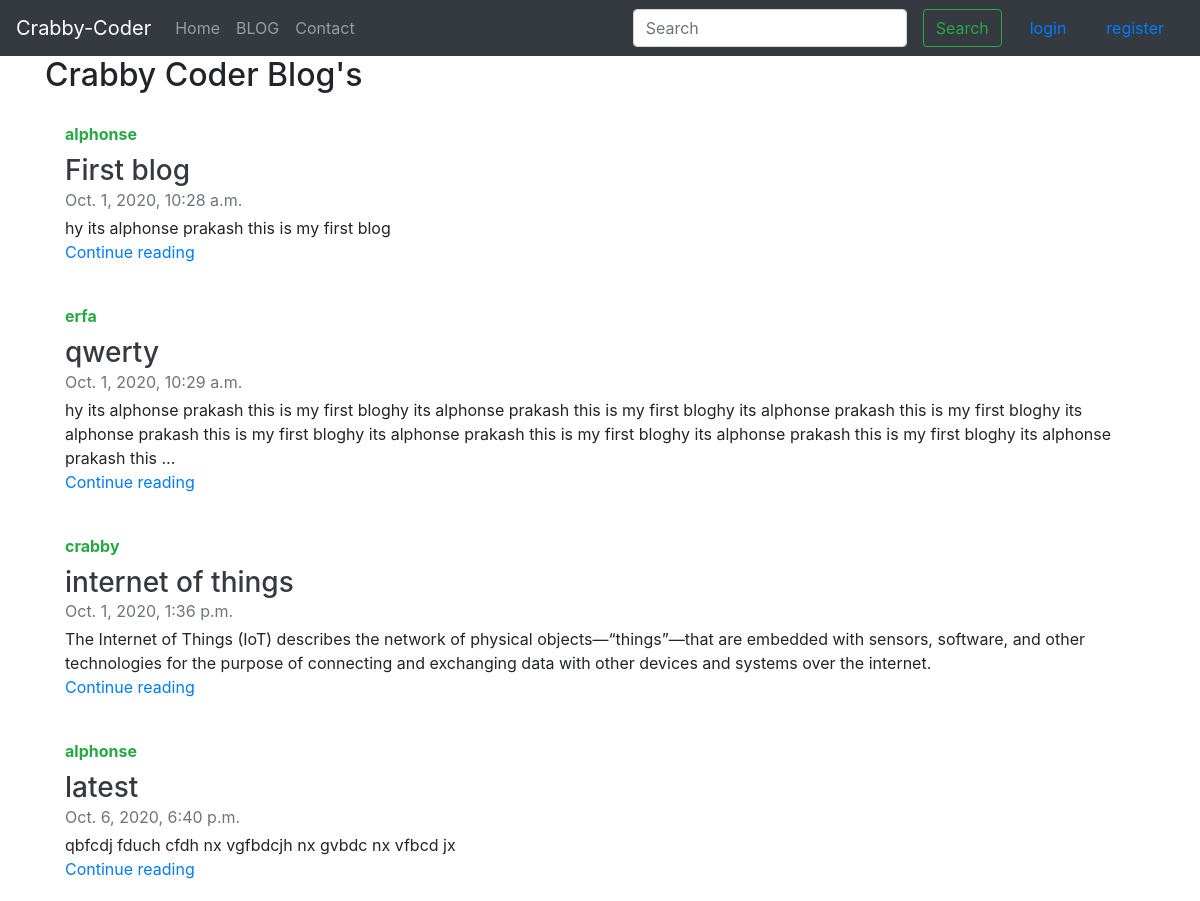
Screenshot of /blog/ with the database file from the repository.
### blog/models.py (models this page shows, shortened)
class Post(models.Model):
    sno=models.AutoField(primary_key=True)
    title=models.CharField(max_length=200)
    content=models.TextField()
    author=models.CharField(max_length=30)
    slug=models.CharField(max_length=200)
    view=models.IntegerField(default=0)
    timeStamp=models.DateTimeField(auto_now_add=True, blank=True)

### blog/views.py (the view)
# urls.py: 2. Add a URL to urlpatterns:  path('blog/', include('blog.urls'))
def blog(request):
    allBlog=Post.objects.all()
    content={"blogs":allBlog}
    return render(request,"blog/blog.html",content)

### templates/blog/blog.html (shortened to what this page needs)
{% extends 'base.html' %}
{% block body %}
<div class="container">
    <h2>Crabby Coder Blog's</h2>
    {% for blog in blogs %}
    <div class="card-body d-flex flex-column align-items-start">
            <strong class="d-inline-block mb-2 text-success">{{blog.author}}</strong>
            <h3 class="mb-0">
                <a class="text-dark" href="/blog/{{blog.slug}}">{{blog.title}}</a>
            </h3>
            <div class="mb-1 text-muted">{{blog.timeStamp}}</div>
            <p class="card-text mb-auto">{{blog.content | truncatechars:300 }}</p>
            <a href="/blog/{{blog.slug}}">Continue reading</a>
    </div>
    {% endfor %}
</div>
{% endblock %}

### rows the page displays
Post: author "alphonse", title "First blog", timeStamp "Oct. 1, 2020, 10:28 a.m.", content "hy its alphonse prakash this is my first blog"
Post: author "erfa", title "qwerty", timeStamp "Oct. 1, 2020, 10:29 a.m.", content "hy its alphonse prakash this is my first bloghy its alphonse prakash this is my first bloghy its alphonse prakash this is my first bloghy its alphonse prakash this is my first bloghy its alphonse prakash this is my first bloghy its alphonse prakash this is my first bloghy its alphonse prakash this …"
Post: author "crabby", title "internet of things", timeStamp "Oct. 1, 2020, 1:36 p.m.", content "The Internet of Things (IoT) describes the network of physical objects—“things”—that are embedded with sensors, software, and other technologies for the purpose of connecting and exchanging data with other devices and systems over the internet."
Post: author "alphonse", title "latest", timeStamp "Oct. 6, 2020, 6:40 p.m.", content "qbfcdj fduch cfdh nx vgfbdcjh nx gvbdc nx vfbcd jx"
